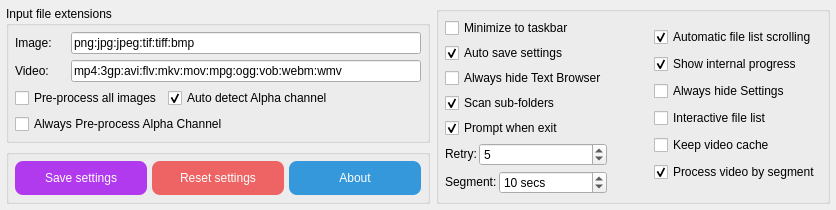
       <widget class="QWidget" name="tab_AdditionalSettings">
        <attribute name="icon">
         <iconset resource="Style/icon.qrc">
          <normaloff>:/icon/icon/AddSetting.svg</normaloff>:/icon/icon/AddSetting.svg</iconset>
        </attribute>
        <attribute name="title">
         <string>Additional settings</string>
        </attribute>
        <layout class="QGridLayout" name="gridLayout_19">
         <property name="leftMargin">
          <number>6</number>
         </property>
         <property name="topMargin">
          <number>6</number>
         </property>
         <property name="rightMargin">
          <number>6</number>
         </property>
         <property name="bottomMargin">
          <number>6</number>
         </property>
         <item row="0" column="0">
          <layout class="QHBoxLayout" name="horizontalLayout_10" stretch="1,1">
           <item>
            <layout class="QVBoxLayout" name="verticalLayout" stretch="1,0">
             <item>
              <widget class="QGroupBox" name="groupBox_InputExt">
               <property name="maximumSize">
                <size>
                 <width>16777215</width>
                 <height>16777215</height>
                </size>
               </property>
               <property name="title">
                <string>Input file extensions</string>
               </property>
               <layout class="QGridLayout" name="gridLayout_10">
                <property name="leftMargin">
                 <number>6</number>
                </property>
                <property name="topMargin">
                 <number>6</number>
                </property>
                <property name="rightMargin">
                 <number>6</number>
                </property>
                <property name="bottomMargin">
                 <number>6</number>
                </property>
                <item row="0" column="0">
                 <widget class="QLabel" name="label_4">
                  <property name="maximumSize">
                   <size>
                    <width>50</width>
                    <height>16777215</height>
                   </size>
                  </property>
                  <property name="toolTip">
                   <string>File Extensions Separated by &quot;:&quot;</string>
                  </property>
                  <property name="text">
                   <string>Image:</string>
                  </property>
                 </widget>
                </item>
                <item row="2" column="2">
                 <widget class="QCheckBox" name="checkBox_AutoDetectAlphaChannel">
                  <property name="enabled">
                   <bool>true</bool>
                  </property>
                  <property name="toolTip">
                   <string>Save as PNG when detecting alpha channel.</string>
                  </property>
                  <property name="text">
                   <string>Auto detect Alpha channel</string>
                  </property>
                  <property name="checked">
                   <bool>true</bool>
                  </property>
                 </widget>
                </item>
                <item row="1" column="1" colspan="4">
                 <widget class="QLineEdit" name="Ext_video">
                  <property name="minimumSize">
                   <size>
                    <width>300</width>
                    <height>0</height>
                   </size>
                  </property>
                  <property name="acceptDrops">
                   <bool>false</bool>
                  </property>
                  <property name="toolTip">
                   <string>File Extensions Separated by &quot;:&quot;</string>
                  </property>
                  <property name="text">
                   <string notr="true">mp4:3gp:avi:flv:mkv:mov:mpg:ogg:vob:webm:wmv</string>
                  </property>
                 </widget>
                </item>
                <item row="2" column="0" colspan="2">
                 <widget class="QCheckBox" name="checkBox_PreProcessImage">
                  <property name="toolTip">
                   <string>Convert every image to PNG before processing it.</string>
                  </property>
                  <property name="text">
                   <string>Pre-process all images</string>
                  </property>
                 </widget>
                </item>
                <item row="1" column="0">
                 <widget class="QLabel" name="label_5">
                  <property name="maximumSize">
                   <size>
                    <width>50</width>
                    <height>16777215</height>
                   </size>
                  </property>
                  <property name="toolTip">
                   <string>File Extensions Separated by &quot;:&quot;</string>
                  </property>
                  <property name="text">
                   <string>Video:</string>
                  </property>
                 </widget>
                </item>
                <item row="2" column="3" colspan="2">
                 <spacer name="horizontalSpacer_3">
                  <property name="orientation">
                   <enum>Qt::Horizontal</enum>
                  </property>
                  <property name="sizeHint" stdset="0">
                   <size>
                    <width>40</width>
                    <height>20</height>
                   </size>
                  </property>
                 </spacer>
                </item>
                <item row="0" column="1" colspan="4">
                 <widget class="QLineEdit" name="Ext_image">
                  <property name="minimumSize">
                   <size>
                    <width>300</width>
                    <height>0</height>
                   </size>
                  </property>
                  <property name="acceptDrops">
                   <bool>false</bool>
                  </property>
                  <property name="toolTip">
                   <string>File Extensions Separated by &quot;:&quot;</string>
                  </property>
                  <property name="text">
                   <string notr="true">png:jpg:jpeg:tif:tiff:bmp</string>
                  </property>
                 </widget>
                </item>
                <item row="3" column="0" colspan="5">
                 <widget class="QCheckBox" name="checkBox_AlwaysPreProcessAlphaPNG">
                  <property name="sizePolicy">
                   <sizepolicy hsizetype="Preferred" vsizetype="Fixed">
                    <horstretch>0</horstretch>
                    <verstretch>0</verstretch>
                   </sizepolicy>
                  </property>
                  <property name="toolTip">
                   <string>Preprocess to prevent alpha channel lost.</string>
                  </property>
                  <property name="text">
                   <string>Always Pre-process Alpha Channel</string>
                  </property>
                  <property name="checked">
                   <bool>false</bool>
                  </property>
                 </widget>
                </item>
               </layout>
              </widget>
             </item>
             <item>
              <widget class="QGroupBox" name="groupBox_other_1">
               <property name="sizePolicy">
                <sizepolicy hsizetype="Preferred" vsizetype="Preferred">
                 <horstretch>0</horstretch>
                 <verstretch>0</verstretch>
                </sizepolicy>
               </property>
               <property name="title">
                <string/>
               </property>
               <layout class="QGridLayout" name="gridLayout_7">
                <property name="leftMargin">
                 <number>6</number>
                </property>
                <property name="topMargin">
                 <number>6</number>
                </property>
                <property name="rightMargin">
                 <number>6</number>
                </property>
                <property name="bottomMargin">
                 <number>6</number>
                </property>
                <property name="spacing">
                 <number>5</number>
                </property>
                <item row="1" column="0">
                 <widget class="QPushButton" name="pushButton_SaveSettings">
                  <property name="enabled">
                   <bool>true</bool>
                  </property>
                  <property name="styleSheet">
                   <string notr="true">QPushButton{
background-color: rgb(178, 58, 238);
color: rgb(255, 255, 255);
border-style:outset;
border-radius:8px;
padding:10px;
}
QPushButton:hover{
background-color: rgb(191, 62, 255);
color: rgb(255, 255, 255);
border-style:outset;
border-radius:8px;
padding:10px;
}
QPushButton:pressed{
background-color: rgb(154, 50, 205);
color: rgb(255, 255, 255);
border-style:outset;
border-radius:8px;
padding:10px;
}
QPushButton:disabled{
background-color: rgb(166, 166, 166);
color: rgb(255, 255, 255);
border-style:outset;
border-radius:8px;
padding:10px;
}</string>
                  </property>
                  <property name="text">
                   <string>Save settings</string>
                  </property>
                 </widget>
                </item>
                <item row="1" column="1">
                 <widget class="QPushButton" name="pushButton_ResetSettings">
                  <property name="styleSheet">
                   <string notr="true">QPushButton{
background-color: rgb(238, 99, 99);
color: rgb(255, 255, 255);
border-style:outset;
border-radius:8px;
padding:10px;
}
QPushButton:hover{
background-color: rgb(255, 106, 106);
color: rgb(255, 255, 255);
border-style:outset;
border-radius:8px;
padding:10px;
}
QPushButton:pressed{
background-color: rgb(205, 85, 85);
color: rgb(255, 255, 255);
border-style:outset;
border-radius:8px;
padding:10px;
}
QPushButton:disabled{
background-color: rgb(166, 166, 166);
color: rgb(255, 255, 255);
border-style:outset;
border-radius:8px;
padding:10px;
}</string>
                  </property>
                  <property name="text">
                   <string>Reset settings</string>
                  </property>
                 </widget>
                </item>
                <item row="1" column="2">
                 <widget class="QPushButton" name="pushButton_about">
                  <property name="styleSheet">
                   <string notr="true">QPushButton{
background-color: rgb(52, 152, 219);
color: rgb(255, 255, 255);
border-style:outset;
border-radius:8px;
padding:10px;
}
QPushButton:hover{
background-color: rgb(60, 177, 255);
color: rgb(255, 255, 255);
border-style:outset;
border-radius:8px;
padding:10px;
}
QPushButton:pressed{
background-color: rgb(45, 134, 193);
color: rgb(255, 255, 255);
border-style:outset;
border-radius:8px;
padding:10px;
}
QPushButton:disabled{
background-color: rgb(166, 166, 166);
color: rgb(255, 255, 255);
border-style:outset;
border-radius:8px;
padding:10px;
}</string>
                  </property>
                  <property name="text">
                   <string>About</string>
                  </property>
                 </widget>
                </item>
               </layout>
              </widget>
             </item>
            </layout>
           </item>
           <item>
            <widget class="QGroupBox" name="groupBox_8">
             <property name="title">
              <string/>
             </property>
             <layout class="QGridLayout" name="gridLayout_14" columnstretch="1,1,1">
              <property name="leftMargin">
               <number>6</number>
              </property>
              <property name="topMargin">
               <number>6</number>
              </property>
              <property name="rightMargin">
               <number>6</number>
              </property>
              <property name="bottomMargin">
               <number>6</number>
              </property>
              <property name="spacing">
               <number>7</number>
              </property>
              <item row="0" column="0">
               <widget class="QFrame" name="frame_7">
                <property name="frameShape">
                 <enum>QFrame::NoFrame</enum>
                </property>
                <property name="frameShadow">
                 <enum>QFrame::Raised</enum>
                </property>
                <layout class="QGridLayout" name="gridLayout_50">
                 <property name="leftMargin">
                  <number>0</number>
                 </property>
                 <property name="topMargin">
                  <number>0</number>
                 </property>
                 <property name="rightMargin">
                  <number>0</number>
                 </property>
                 <property name="bottomMargin">
                  <number>0</number>
                 </property>
                 <property name="spacing">
                  <number>5</number>
                 </property>
                 <item row="1" column="0">
                  <widget class="QCheckBox" name="checkBox_AutoSaveSettings">
                   <property name="toolTip">
                    <string>Settings will be saved automatically when you close the software.</string>
                   </property>
                   <property name="text">
                    <string>Auto save settings</string>
                   </property>
                   <property name="checked">
                    <bool>true</bool>
                   </property>
                  </widget>
                 </item>
                 <item row="3" column="0">
                  <widget class="QCheckBox" name="checkBox_ScanSubFolders">
                   <property name="text">
                    <string>Scan sub-folders</string>
                   </property>
                   <property name="checked">
                    <bool>true</bool>
                   </property>
                  </widget>
                 </item>
                 <item row="2" column="0">
                  <widget class="QCheckBox" name="checkBox_AlwaysHideTextBrowser">
                   <property name="toolTip">
                    <string>[Text browser] will be automatically hidden when the software starts.</string>
                   </property>
                   <property name="text">
                    <string>Always hide Text Browser</string>
                   </property>
                  </widget>
                 </item>
                 <item row="4" column="0">
                  <widget class="QCheckBox" name="checkBox_PromptWhenExit">
                   <property name="text">
                    <string>Prompt when exit</string>
                   </property>
                   <property name="checked">
                    <bool>true</bool>
                   </property>
                  </widget>
                 </item>
                 <item row="0" column="0">
                  <widget class="QCheckBox" name="checkBox_MinimizeToTaskbar">
                   <property name="text">
                    <string>Minimize to taskbar</string>
                   </property>
                  </widget>
                 </item>
                 <item row="5" column="0">
                  <widget class="QFrame" name="frame_4">
                   <property name="sizePolicy">
                    <sizepolicy hsizetype="Preferred" vsizetype="Fixed">
                     <horstretch>0</horstretch>
                     <verstretch>0</verstretch>
                    </sizepolicy>
                   </property>
                   <property name="frameShape">
                    <enum>QFrame::NoFrame</enum>
                   </property>
                   <property name="frameShadow">
                    <enum>QFrame::Raised</enum>
                   </property>
                   <property name="lineWidth">
                    <number>0</number>
                   </property>
                   <layout class="QGridLayout" name="gridLayout_46">
                    <property name="leftMargin">
                     <number>0</number>
                    </property>
                    <property name="topMargin">
                     <number>0</number>
                    </property>
                    <property name="rightMargin">
                     <number>0</number>
                    </property>
                    <property name="bottomMargin">
                     <number>0</number>
                    </property>
                    <property name="spacing">
                     <number>2</number>
                    </property>
                    <item row="0" column="0">
                     <widget class="QLabel" name="label_39">
                      <property name="sizePolicy">
                       <sizepolicy hsizetype="Fixed" vsizetype="Fixed">
                        <horstretch>0</horstretch>
                        <verstretch>0</verstretch>
                       </sizepolicy>
                      </property>
                      <property name="toolTip">
                       <string>The number of retries when an image (or frame) processing fails.</string>
                      </property>
                      <property name="text">
                       <string>Retry:</string>
                      </property>
                     </widget>
                    </item>
                    <item row="0" column="1">
                     <widget class="QSpinBox" name="spinBox_retry">
                      <property name="sizePolicy">
                       <sizepolicy hsizetype="Preferred" vsizetype="Fixed">
                        <horstretch>0</horstretch>
                        <verstretch>0</verstretch>
                       </sizepolicy>
                      </property>
                      <property name="toolTip">
                       <string>The number of retries when an image (or frame) processing fails.</string>
                      </property>
                      <property name="minimum">
                       <number>1</number>
                      </property>
                      <property name="maximum">
                       <number>999999999</number>
                      </property>
                      <property name="value">
                       <number>5</number>
                      </property>
                     </widget>
                    </item>
                   </layout>
                  </widget>
                 </item>
                 <item row="6" column="0">
                  <widget class="QFrame" name="frame_5">
                   <property name="sizePolicy">
                    <sizepolicy hsizetype="Preferred" vsizetype="Fixed">
                     <horstretch>0</horstretch>
                     <verstretch>0</verstretch>
                    </sizepolicy>
                   </property>
                   <property name="frameShape">
                    <enum>QFrame::NoFrame</enum>
                   </property>
                   <property name="frameShadow">
                    <enum>QFrame::Raised</enum>
                   </property>
                   <property name="lineWidth">
                    <number>0</number>
                   </property>
                   <layout class="QGridLayout" name="gridLayout_47">
                    <property name="leftMargin">
                     <number>0</number>
                    </property>
                    <property name="topMargin">
                     <number>0</number>
                    </property>
                    <property name="rightMargin">
                     <number>0</number>
                    </property>
                    <property name="bottomMargin">
                     <number>0</number>
                    </property>
                    <property name="spacing">
                     <number>2</number>
                    </property>
                    <item row="0" column="0">
                     <widget class="QLabel" name="label_SegmentDuration">
                      <property name="sizePolicy">
                       <sizepolicy hsizetype="Fixed" vsizetype="Fixed">
                        <horstretch>0</horstretch>
                        <verstretch>0</verstretch>
                       </sizepolicy>
                      </property>
                      <property name="toolTip">
                       <string>When processing video in segments, the length of each video clip.</string>
                      </property>
                      <property name="text">
                       <string>Segment:</string>
                      </property>
                     </widget>
                    </item>
                    <item row="0" column="1">
                     <widget class="QSpinBox" name="spinBox_SegmentDuration">
                      <property name="sizePolicy">
                       <sizepolicy hsizetype="Preferred" vsizetype="Fixed">
                        <horstretch>0</horstretch>
                        <verstretch>0</verstretch>
                       </sizepolicy>
                      </property>
                      <property name="toolTip">
                       <string>When processing video in segments, the length of each video clip.</string>
                      </property>
                      <property name="suffix">
                       <string> secs</string>
                      </property>
                      <property name="prefix">
                       <string/>
                      </property>
                      <property name="minimum">
                       <number>1</number>
                      </property>
                      <property name="maximum">
                       <number>999999999</number>
                      </property>
                      <property name="value">
                       <number>10</number>
                      </property>
                     </widget>
                    </item>
                   </layout>
                  </widget>
                 </item>
                </layout>
               </widget>
              </item>
              <item row="0" column="2">
               <widget class="QFrame" name="frame_8">
                <property name="frameShape">
                 <enum>QFrame::NoFrame</enum>
                </property>
                <property name="frameShadow">
                 <enum>QFrame::Raised</enum>
                </property>
                <layout class="QGridLayout" name="gridLayout_49">
                 <property name="leftMargin">
                  <number>0</number>
                 </property>
                 <property name="topMargin">
                  <number>0</number>
                 </property>
                 <property name="rightMargin">
                  <number>0</number>
                 </property>
                 <property name="bottomMargin">
                  <number>0</number>
                 </property>
                 <property name="spacing">
                  <number>5</number>
                 </property>
                 <item row="8" column="0">
                  <widget class="QCheckBox" name="checkBox_ProcessVideoBySegment">
                   <property name="toolTip">
                    <string>Save disk space at the expense of time.</string>
                   </property>
                   <property name="text">
                    <string>Process video by segment</string>
                   </property>
                   <property name="checked">
                    <bool>true</bool>
                   </property>
                  </widget>
                 </item>
                 <item row="4" column="0">
                  <widget class="QCheckBox" name="checkBox_AlwaysHideSettings">
                   <property name="toolTip">
                    <string>[Settings] will be automatically hidden when the software starts.</string>
                   </property>
                   <property name="text">
                    <string>Always hide Settings</string>
                   </property>
                  </widget>
                 </item>
                 <item row="3" column="0">
                  <widget class="QCheckBox" name="checkBox_ShowInterPro">
                   <property name="toolTip">
                    <string>Output internal Scale and Denoise progress of GIF and video process inside textbrowser.</string>
                   </property>
                   <property name="text">
                    <string>Show internal progress</string>
                   </property>
                   <property name="checked">
                    <bool>true</bool>
                   </property>
                  </widget>
                 </item>
                 <item row="0" column="0">
                  <widget class="QFrame" name="frame_6">
                   <property name="sizePolicy">
                    <sizepolicy hsizetype="Preferred" vsizetype="Fixed">
                     <horstretch>0</horstretch>
                     <verstretch>0</verstretch>
                    </sizepolicy>
                   </property>
                   <property name="frameShape">
                    <enum>QFrame::NoFrame</enum>
                   </property>
                   <property name="frameShadow">
                    <enum>QFrame::Raised</enum>
                   </property>
                   <property name="lineWidth">
                    <number>0</number>
                   </property>
                   <layout class="QGridLayout" name="gridLayout_48">
                    <property name="leftMargin">
                     <number>0</number>
                    </property>
                    <property name="topMargin">
                     <number>0</number>
                    </property>
                    <property name="rightMargin">
                     <number>0</number>
                    </property>
                    <property name="bottomMargin">
                     <number>0</number>
                    </property>
                    <property name="spacing">
                     <number>2</number>
                    </property>
                   </layout>
                  </widget>
                 </item>
                 <item row="5" column="0">
                  <widget class="QCheckBox" name="checkBox_FileList_Interactive">
                   <property name="text">
                    <string>Interactive file list</string>
                   </property>
                   <property name="checked">
                    <bool>false</bool>
                   </property>
                  </widget>
                 </item>
                 <item row="9" column="0">
                  <widget class="QFrame" name="frame_3">
                   <property name="sizePolicy">
                    <sizepolicy hsizetype="Preferred" vsizetype="Fixed">
                     <horstretch>0</horstretch>
                     <verstretch>0</verstretch>
                    </sizepolicy>
                   </property>
                   <property name="frameShape">
                    <enum>QFrame::NoFrame</enum>
                   </property>
                   <property name="frameShadow">
                    <enum>QFrame::Raised</enum>
                   </property>
                   <property name="lineWidth">
                    <number>0</number>
                   </property>
                   <layout class="QGridLayout" name="gridLayout_27">
                    <property name="leftMargin">
                     <number>0</number>
                    </property>
                    <property name="topMargin">
                     <number>0</number>
                    </property>
                    <property name="rightMargin">
                     <number>0</number>
                    </property>
                    <property name="bottomMargin">
                     <number>0</number>
                    </property>
                    <property name="spacing">
                     <number>2</number>
                    </property>
                   </layout>
                  </widget>
                 </item>
                 <item row="6" column="0">
                  <widget class="QCheckBox" name="checkBox_KeepVideoCache">
                   <property name="toolTip">
                    <string>Keep video cache after processing.</string>
                   </property>
                   <property name="text">
                    <string>Keep video cache</string>
                   </property>
                   <property name="checked">
                    <bool>false</bool>
                   </property>
                  </widget>
                 </item>
                 <item row="2" column="0">
                  <widget class="QCheckBox" name="checkBox_FileListAutoSlide">
                   <property name="toolTip">
                    <string>Scroll automatically when processing file.</string>
                   </property>
                   <property name="text">
                    <string>Automatic file list scrolling</string>
                   </property>
                   <property name="checked">
                    <bool>true</bool>
                   </property>
                  </widget>
                 </item>
                </layout>
               </widget>
              </item>
              <item row="0" column="1">
               <spacer name="horizontalSpacer_9">
                <property name="orientation">
                 <enum>Qt::Horizontal</enum>
                </property>
                <property name="sizeHint" stdset="0">
                 <size>
                  <width>40</width>
                  <height>20</height>
                 </size>
                </property>
               </spacer>
              </item>
             </layout>
            </widget>
           </item>
          </layout>
         </item>
        </layout>
       </widget>
